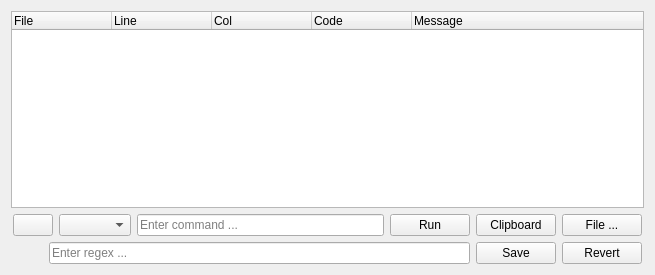
<?xml version="1.0" encoding="UTF-8"?>
<ui version="4.0">
 <class>CodeinfoWidget</class>
 <widget class="QWidget" name="CodeinfoWidget">
  <property name="geometry">
   <rect>
    <x>0</x>
    <y>0</y>
    <width>655</width>
    <height>275</height>
   </rect>
  </property>
  <layout class="QVBoxLayout" name="verticalLayout_2">
   <item>
    <widget class="QTreeWidget" name="lstCodeinfo">
     <property name="horizontalScrollBarPolicy">
      <enum>Qt::ScrollBarAlwaysOff</enum>
     </property>
     <property name="rootIsDecorated">
      <bool>false</bool>
     </property>
     <property name="itemsExpandable">
      <bool>false</bool>
     </property>
     <property name="allColumnsShowFocus">
      <bool>true</bool>
     </property>
     <property name="columnCount">
      <number>5</number>
     </property>
     <column>
      <property name="text">
       <string>File</string>
      </property>
     </column>
     <column>
      <property name="text">
       <string>Line</string>
      </property>
     </column>
     <column>
      <property name="text">
       <string>Col</string>
      </property>
     </column>
     <column>
      <property name="text">
       <string>Code</string>
      </property>
     </column>
     <column>
      <property name="text">
       <string>Message</string>
      </property>
     </column>
    </widget>
   </item>
   <item>
    <layout class="QHBoxLayout">
     <property name="leftMargin">
      <number>2</number>
     </property>
     <property name="rightMargin">
      <number>2</number>
     </property>
     <item>
      <widget class="QPushButton" name="btnConfig">
       <property name="autoFillBackground">
        <bool>false</bool>
       </property>
       <property name="text">
        <string/>
       </property>
       <property name="iconSize">
        <size>
         <width>16</width>
         <height>16</height>
        </size>
       </property>
       <property name="checkable">
        <bool>true</bool>
       </property>
       <property name="checked">
        <bool>false</bool>
       </property>
      </widget>
     </item>
     <item>
      <widget class="QComboBox" name="cmbActions">
       <property name="editable">
        <bool>false</bool>
       </property>
      </widget>
     </item>
     <item>
      <widget class="QLineEdit" name="txtCommand">
       <property name="enabled">
        <bool>true</bool>
       </property>
       <property name="frame">
        <bool>true</bool>
       </property>
       <property name="readOnly">
        <bool>false</bool>
       </property>
       <property name="placeholderText">
        <string>Enter command ...</string>
       </property>
      </widget>
     </item>
     <item>
      <widget class="QPushButton" name="btnRun">
       <property name="text">
        <string>Run</string>
       </property>
      </widget>
     </item>
     <item>
      <widget class="QPushButton" name="btnClipboard">
       <property name="text">
        <string>Clipboard</string>
       </property>
      </widget>
     </item>
     <item>
      <widget class="QPushButton" name="btnFile">
       <property name="text">
        <string>File ...</string>
       </property>
      </widget>
     </item>
    </layout>
   </item>
   <item>
    <widget class="QWidget" name="widgetConfig" native="true">
     <layout class="QHBoxLayout" name="horizontalLayout">
      <property name="spacing">
       <number>6</number>
      </property>
      <property name="leftMargin">
       <number>2</number>
      </property>
      <property name="topMargin">
       <number>0</number>
      </property>
      <property name="rightMargin">
       <number>2</number>
      </property>
      <property name="bottomMargin">
       <number>0</number>
      </property>
      <item>
       <spacer name="spacer">
        <property name="orientation">
         <enum>Qt::Horizontal</enum>
        </property>
        <property name="sizeType">
         <enum>QSizePolicy::Fixed</enum>
        </property>
        <property name="sizeHint" stdset="0">
         <size>
          <width>36</width>
          <height>20</height>
         </size>
        </property>
       </spacer>
      </item>
      <item>
       <widget class="QLineEdit" name="txtRegex">
        <property name="placeholderText">
         <string>Enter regex ...</string>
        </property>
       </widget>
      </item>
      <item>
       <widget class="QPushButton" name="btnSave">
        <property name="text">
         <string>Save</string>
        </property>
       </widget>
      </item>
      <item>
       <widget class="QPushButton" name="btnRevert">
        <property name="text">
         <string>Revert</string>
        </property>
       </widget>
      </item>
     </layout>
    </widget>
   </item>
  </layout>
 </widget>
 <resources/>
 <connections/>
</ui>
